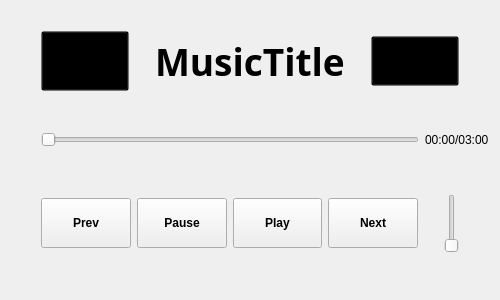
<?xml version="1.0" encoding="UTF-8"?>
<ui version="4.0">
 <class>Form</class>
 <widget class="QWidget" name="Form">
  <property name="geometry">
   <rect>
    <x>0</x>
    <y>0</y>
    <width>500</width>
    <height>300</height>
   </rect>
  </property>
  <property name="windowTitle">
   <string>Form</string>
  </property>
  <layout class="QVBoxLayout" name="verticalLayout_3">
   <item>
    <layout class="QVBoxLayout" name="verticalLayout">
     <property name="topMargin">
      <number>20</number>
     </property>
     <item>
      <layout class="QVBoxLayout" name="verticalLayout_2">
       <property name="topMargin">
        <number>0</number>
       </property>
       <item>
        <layout class="QHBoxLayout" name="horizontalLayout">
         <property name="leftMargin">
          <number>30</number>
         </property>
         <property name="topMargin">
          <number>0</number>
         </property>
         <property name="rightMargin">
          <number>30</number>
         </property>
         <item>
          <widget class="QPushButton" name="MusicLogo">
           <property name="minimumSize">
            <size>
             <width>60</width>
             <height>60</height>
            </size>
           </property>
           <property name="styleSheet">
            <string notr="true">background : transparent</string>
           </property>
           <property name="text">
            <string/>
           </property>
          </widget>
         </item>
         <item>
          <spacer name="verticalSpacer_5">
           <property name="orientation">
            <enum>Qt::Vertical</enum>
           </property>
           <property name="sizeHint" stdset="0">
            <size>
             <width>20</width>
             <height>40</height>
            </size>
           </property>
          </spacer>
         </item>
         <item>
          <widget class="QLabel" name="MusicTitle">
           <property name="font">
            <font>
             <family>Segoe Print</family>
             <pointsize>28</pointsize>
             <weight>75</weight>
             <bold>true</bold>
            </font>
           </property>
           <property name="text">
            <string>MusicTitle</string>
           </property>
          </widget>
         </item>
         <item>
          <spacer name="verticalSpacer_4">
           <property name="orientation">
            <enum>Qt::Vertical</enum>
           </property>
           <property name="sizeHint" stdset="0">
            <size>
             <width>20</width>
             <height>40</height>
            </size>
           </property>
          </spacer>
         </item>
         <item>
          <widget class="QPushButton" name="FileFinder">
           <property name="minimumSize">
            <size>
             <width>20</width>
             <height>50</height>
            </size>
           </property>
           <property name="font">
            <font>
             <weight>75</weight>
             <bold>true</bold>
            </font>
           </property>
           <property name="styleSheet">
            <string notr="true">background : transparent</string>
           </property>
           <property name="text">
            <string>Files</string>
           </property>
          </widget>
         </item>
        </layout>
       </item>
       <item>
        <spacer name="verticalSpacer_2">
         <property name="orientation">
          <enum>Qt::Vertical</enum>
         </property>
         <property name="sizeHint" stdset="0">
          <size>
           <width>20</width>
           <height>40</height>
          </size>
         </property>
        </spacer>
       </item>
      </layout>
     </item>
     <item>
      <layout class="QHBoxLayout" name="horizontalLayout_2">
       <property name="leftMargin">
        <number>30</number>
       </property>
       <property name="topMargin">
        <number>20</number>
       </property>
       <property name="rightMargin">
        <number>0</number>
       </property>
       <property name="bottomMargin">
        <number>5</number>
       </property>
       <item>
        <widget class="QSlider" name="horizontalSlider">
         <property name="orientation">
          <enum>Qt::Horizontal</enum>
         </property>
        </widget>
       </item>
       <item>
        <widget class="QLabel" name="label">
         <property name="text">
          <string>00:00/03:00</string>
         </property>
        </widget>
       </item>
      </layout>
     </item>
     <item>
      <spacer name="verticalSpacer">
       <property name="orientation">
        <enum>Qt::Vertical</enum>
       </property>
       <property name="sizeHint" stdset="0">
        <size>
         <width>20</width>
         <height>40</height>
        </size>
       </property>
      </spacer>
     </item>
     <item>
      <layout class="QHBoxLayout" name="horizontalLayout_3">
       <property name="leftMargin">
        <number>30</number>
       </property>
       <property name="topMargin">
        <number>20</number>
       </property>
       <property name="rightMargin">
        <number>30</number>
       </property>
       <property name="bottomMargin">
        <number>20</number>
       </property>
       <item>
        <widget class="QPushButton" name="PreviousButton">
         <property name="minimumSize">
          <size>
           <width>80</width>
           <height>50</height>
          </size>
         </property>
         <property name="font">
          <font>
           <weight>75</weight>
           <bold>true</bold>
          </font>
         </property>
         <property name="text">
          <string>Prev</string>
         </property>
        </widget>
       </item>
       <item>
        <widget class="QPushButton" name="PauseButton">
         <property name="minimumSize">
          <size>
           <width>80</width>
           <height>50</height>
          </size>
         </property>
         <property name="font">
          <font>
           <weight>75</weight>
           <bold>true</bold>
          </font>
         </property>
         <property name="text">
          <string>Pause</string>
         </property>
        </widget>
       </item>
       <item>
        <widget class="QPushButton" name="PlayButton">
         <property name="minimumSize">
          <size>
           <width>80</width>
           <height>50</height>
          </size>
         </property>
         <property name="font">
          <font>
           <weight>75</weight>
           <bold>true</bold>
          </font>
         </property>
         <property name="text">
          <string>Play</string>
         </property>
        </widget>
       </item>
       <item>
        <widget class="QPushButton" name="ForwardButton">
         <property name="minimumSize">
          <size>
           <width>80</width>
           <height>50</height>
          </size>
         </property>
         <property name="font">
          <font>
           <weight>75</weight>
           <bold>true</bold>
          </font>
         </property>
         <property name="text">
          <string>Next</string>
         </property>
        </widget>
       </item>
       <item>
        <spacer name="verticalSpacer_6">
         <property name="orientation">
          <enum>Qt::Vertical</enum>
         </property>
         <property name="sizeHint" stdset="0">
          <size>
           <width>20</width>
           <height>40</height>
          </size>
         </property>
        </spacer>
       </item>
       <item>
        <widget class="QSlider" name="VolumeSlider">
         <property name="orientation">
          <enum>Qt::Vertical</enum>
         </property>
        </widget>
       </item>
      </layout>
     </item>
     <item>
      <spacer name="verticalSpacer_3">
       <property name="orientation">
        <enum>Qt::Vertical</enum>
       </property>
       <property name="sizeHint" stdset="0">
        <size>
         <width>20</width>
         <height>40</height>
        </size>
       </property>
      </spacer>
     </item>
    </layout>
   </item>
  </layout>
 </widget>
 <resources/>
 <connections/>
</ui>
